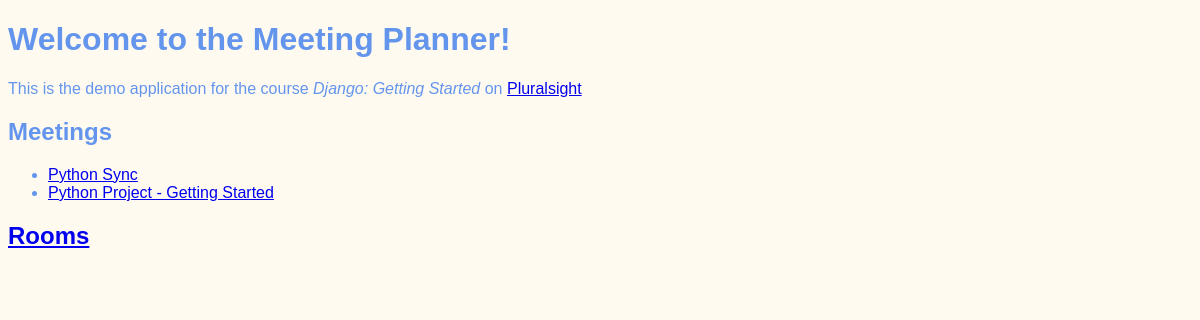
/, run on an earlier commit of the app's database.
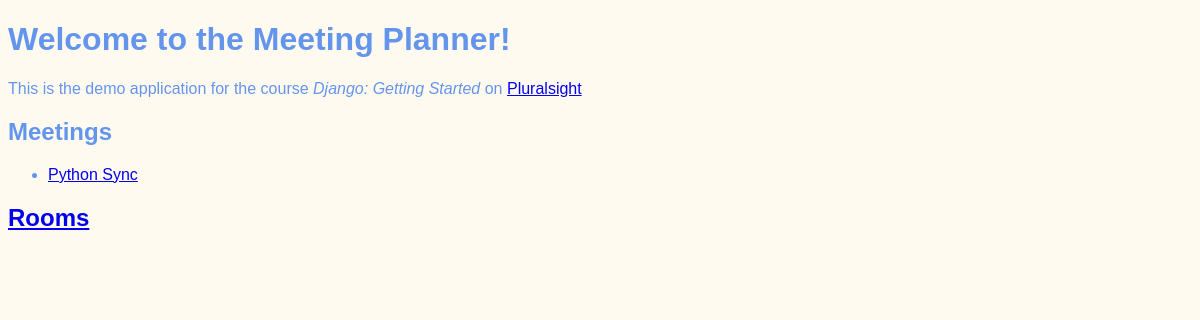
And on a later commit of the database.
### meetings/models.py (models this page shows, shortened)
class Meeting(models.Model):
   title = models.CharField(max_length=200)
   date = models.DateField()
   start_time = models.TimeField(default=time(9))
   duration = models.IntegerField(default=1)
   room = models.ForeignKey(Room, on_delete=models.CASCADE)

### website/views.py (the view)
# urls.py: path('', welcome, name="welcome"),
def welcome(request):
    return render(request, "website/welcome.html",
                  {"meetings": Meeting.objects.all()})

### website/templates/website/welcome.html (shortened to what this page needs)
{% extends "base.html" %}
{% block content %}
    <h1>Welcome to the Meeting Planner!</h1>
    <p>
        This is the demo application for the course
        <em>Django: Getting Started</em>
        on <a href="https://www.pluralsight.com">
        Pluralsight</a>
    </p>
    <h2>Meetings</h2>
    <ul>
        {% for meeting in meetings %}
            <li>
                <a href="{% url 'detail' meeting.id %}">
                    {{meeting.title}}
                </a>
            </li>
        {% endfor %}
    </ul>
    <h2>
        <a href="{% url 'rooms_list' %}">Rooms</a>
    </h2>
{% endblock %}

What changed in the data, as far as the page shows it:
removed Meeting: title "Python Project - Getting Started"
